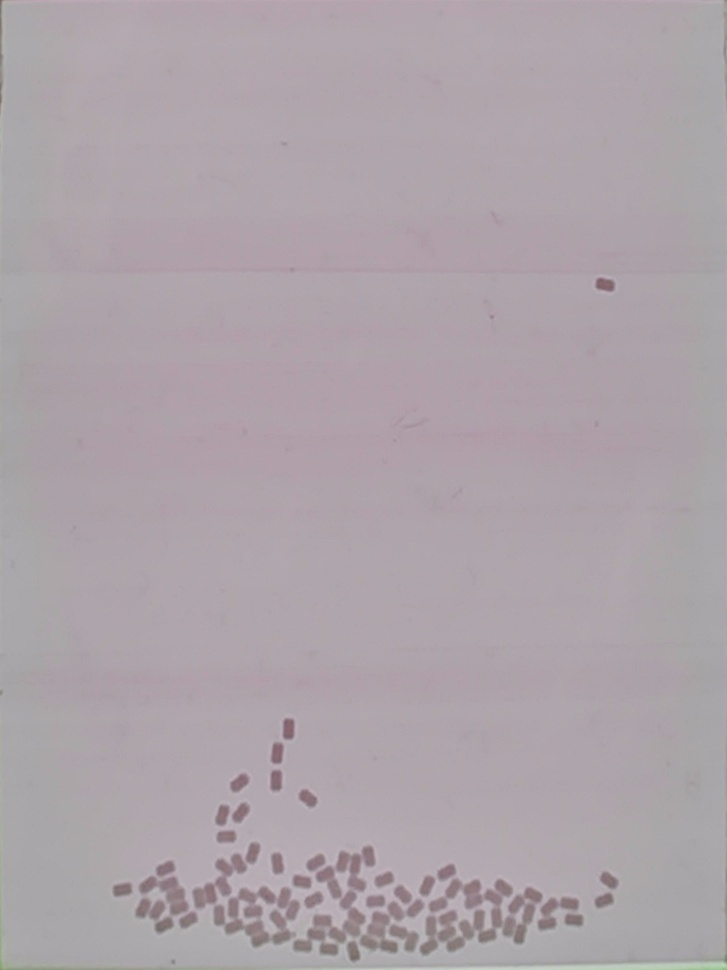
#> input picture 210403_Origin.jpg, 727 x 970 px, shrunk from 900 x 1200 before the run, found by its file name
$ python 'Watershed Segmentation_230824.py'
#> lines starting #> are read from the running program, lines starting #| are printed output that depends on the picture; after the words box and inside, x2 and y2 are one past the last pixel; in counts of white or black regions, pixels touching at a corner belong together; long printed decimals are rounded
import cv2
import copy
import numpy as np
from matplotlib import pyplot as plt
from scipy.stats import norm
from collections import Counter


# Image loading
img_o = cv2.imread("./210403_Origin.jpg")
#> img_o is the input picture: shape (970, 727, 3); mean B, G, R 169.5, 163.3, 172.9
height, width = img_o.shape[:2]

img_o = img_o[int(height*0.01):int(height*0.99):,int(width*0.01):int(width*0.99)]
#> img_o: shape (951, 712, 3)

# 밝기 조절할 값 설정 (음수 값은 어둡게, 양수 값은 밝게 조절)
brightness_factor = -30
alp = 1.0
# Noise removal
kernel = cv2.getStructuringElement(cv2.MORPH_RECT, (3, 3))
img_c = copy.deepcopy(img_o)

# 이미지 밝기 조절
adjusted_image = np.int16(img_c) + brightness_factor
adjusted_image = np.clip((1+alp) * adjusted_image - 128 * alp, 0, 255).astype(np.uint8)
adjusted_image = cv2.dilate(adjusted_image, kernel, iterations=1)
cv2.imshow('d',adjusted_image)
# 픽셀 값 0 미만인 경우 0으로 클리핑
img_c = np.clip(adjusted_image, 0, 255).astype(np.uint8)

binary_img = copy.deepcopy(img_c)
# Apply condition to modify pixel values
condition = binary_img [:, :, 1] <= 70  # channel values less than or equal
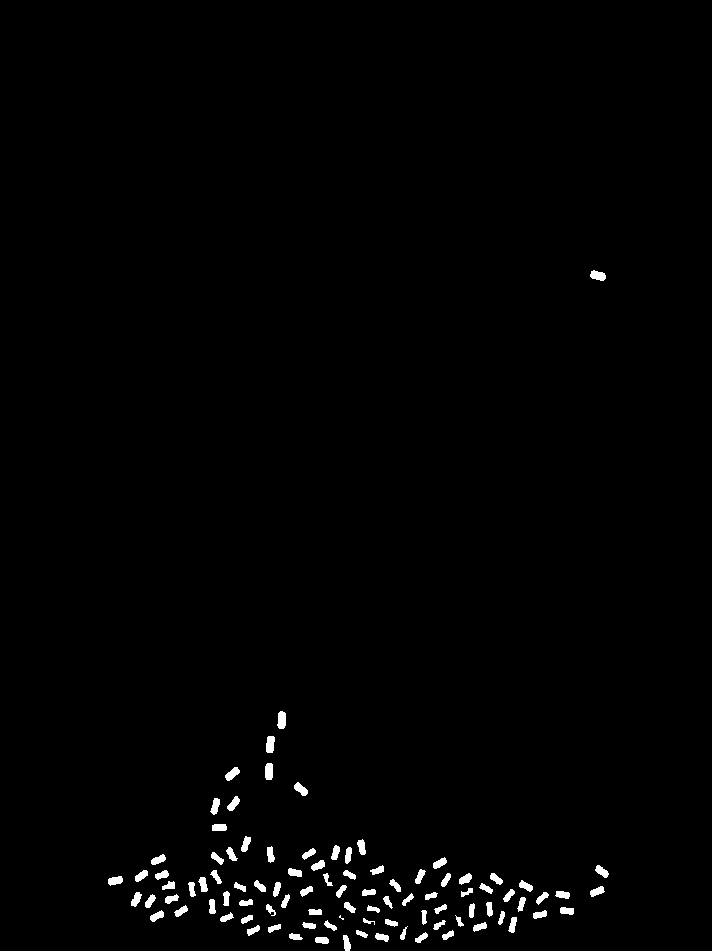
#> condition: shape (951, 712) bool; 1.2% white; 95 white regions (1 under 20 px), largest, box (x1, y1, x2, y2) and area: (277, 711, 286, 729) 134, (266, 736, 275, 753) 130, (265, 763, 273, 780) 127
binary_img [~condition] = [255, 255, 255]
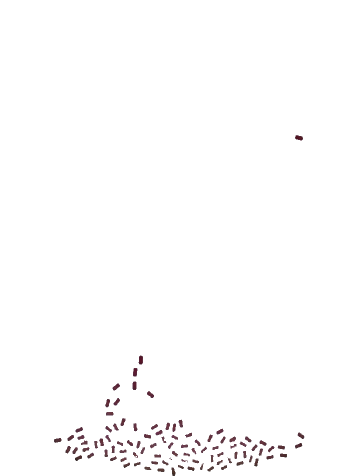
#> binary_img: shape (951, 712, 3) (shown at 1/2 size); mean B, G, R 252.8, 252.7, 253.2

binary_gray = copy.deepcopy(binary_img)

# 색상 반전 수행
binary_gray = cv2.bitwise_not(binary_gray)

# 이진화 수행
threshold_value = 110  # 이진화 임계값 설정
min_contour_area = 50  # 일정 면적 이하는 제외할 윤곽선

_, binary_gray = cv2.threshold(binary_gray, threshold_value, 255, cv2.THRESH_BINARY)
gray_image = cv2.cvtColor(binary_gray, cv2.COLOR_BGR2GRAY)
#> gray_image: shape (951, 712); 1.2% white; 95 white regions (1 under 20 px)
# 윤곽선 찾기
contours, _ = cv2.findContours(gray_image, cv2.RETR_EXTERNAL, cv2.CHAIN_APPROX_SIMPLE)
#> contours = 95 contours, 2 with area under 20; largest, box (x1, y1, x2, y2) and area: (277, 711, 286, 729) 112, (266, 736, 275, 753) 108, (265, 763, 273, 780) 106, (590, 270, 606, 281) 104, (225, 767, 240, 781) 99

# 면적 기준으로 작은 윤곽선 제거
filtered_contours = [contour for contour in contours if min_contour_area < cv2.contourArea(contour)]
#> filtered_contours = 77 contours; largest, box (x1, y1, x2, y2) and area: (277, 711, 286, 729) 112, (266, 736, 275, 753) 108, (265, 763, 273, 780) 106, (590, 270, 606, 281) 104, (225, 767, 240, 781) 99

contour_areas = []
for contour in filtered_contours:
    contour_area = cv2.contourArea(contour)
    contour_areas.append(contour_area)
#> this loop made 77 passes
#> contour_area on passes 1 to 8: 68, 73.5, 66.5, 53.5, 58, 52.5, 61, 53
#> after the loop, contour_areas = 77 values, max 112.5 at index 75, min 50.5 at index 10, mean 70.63

# 50의 배수에 따라 그룹으로 나눔
grouped_data = {}
for value in contour_areas:
    group = int(value // 50) * 50
    if group in grouped_data:
        grouped_data[group].append(value)
    else:
        grouped_data[group] = [value]
#> this loop made 77 passes
#> (value, group) on passes 1 to 8: (68, 50), (73.5, 50), (66.5, 50), (53.5, 50), (58, 50), (52.5, 50), (61, 50), (53, 50)
#> after the loop, grouped_data = 2 items

# 각 그룹의 빈도수 계산
group_frequencies = Counter(grouped_data.keys())
#> group_frequencies = {50: 1, 100: 1}

# 빈도수가 가장 높은 두 그룹 선택
top_groups = group_frequencies.most_common(2)
#> top_groups = [(50, 1), (100, 1)]

# 선택된 그룹들의 평균 계산
averages = []
for group, _ in top_groups:
    values_in_group = grouped_data[group]
    group_average = np.mean(values_in_group)
    averages.append(group_average)
#> this loop made 2 passes
#> (group, group_average) on pass 1: (50, 68.61)
#> after the loop, averages = [68.61, 107.5]

# 그룹의 데이터를 평탄하게 추출
all_group_values = [value for values in grouped_data.values() for value in values]
#> all_group_values has the same summary as contour_areas

# 데이터를 정렬한 후 상위 10%와 하위 10%에 해당하는 값을 제외한 나머지 값들을 선택
sorted_values = sorted(all_group_values)
#> sorted_values = 77 values from 50.5 to 112.5
total_values = len(sorted_values)
#> total_values = 77
top_10_percent = int(total_values * 0.1)
#> top_10_percent = 7
bottom_10_percent = int(total_values * 0.1)
#> bottom_10_percent = 7
middle_values = sorted_values[top_10_percent:total_values - bottom_10_percent]
#> middle_values = 63 values from 55 to 87.5

# 상위 10%와 하위 10%를 제외한 값들의 평균 계산
filtered_average = np.mean(middle_values)
#> filtered_average = 69.17

# 결과 출력
print("Top 2 group averages:", averages)
#| Top 2 group averages: [68.610, 107.5]
print("Filtered average:", filtered_average)
#| Filtered average: 69.175

# Count the occurrences of each contour area
contour_area_counts = np.bincount(np.array(contour_areas, dtype=int))
#> contour_area_counts = 113 values, max 6 at index 80, min 0 at index 0, mean 0.681

# 검출된 윤곽선 그리기
contour_image = copy.deepcopy(img_o)

# 윤곽선 색칠
for contour, contour_area in zip(filtered_contours, contour_areas):
    if contour_area > filtered_average * 1.34:
        color = (255, 0, 0)  # 파란색
    else:
        color = (0, 255, 0)  # 초록색
    cv2.drawContours(contour_image, [contour], -1, color, -1)
#> this loop made 77 passes
#> (contour_area, color) on passes 1 to 8: (68, (0, 255, 0)), (73.5, (0, 255, 0)), (66.5, (0, 255, 0)), (53.5, (0, 255, 0)), (58, (0, 255, 0)), (52.5, (0, 255, 0)), (61, (0, 255, 0)), (53, (0, 255, 0))
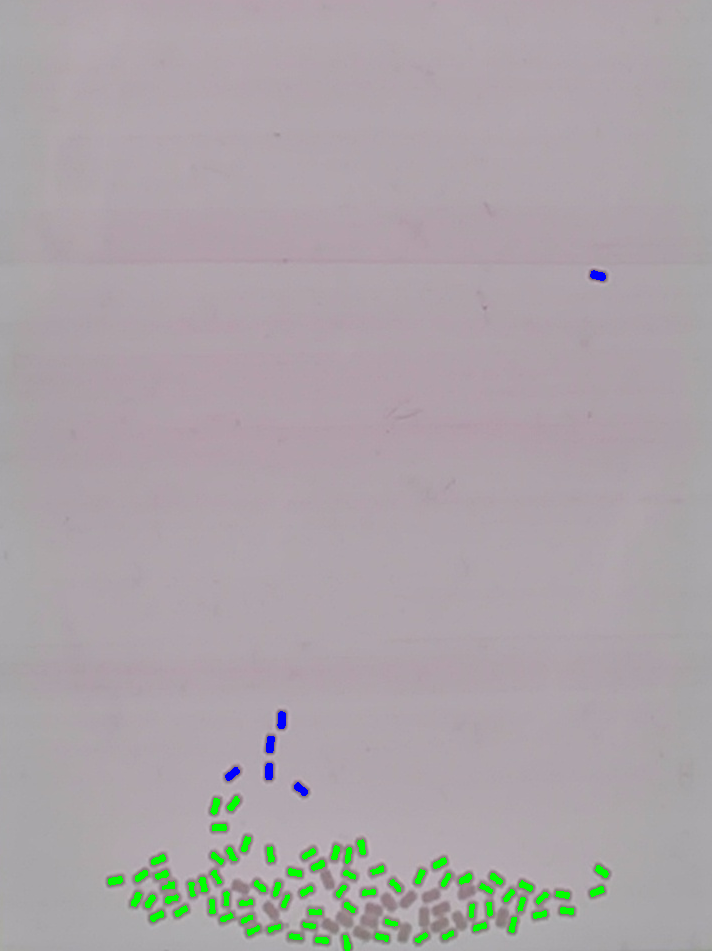
#> contour_image: shape (951, 712, 3); mean B, G, R 168.6, 164.2, 171.7

green_contours = 0  # 초록색으로 칠해진 윤곽선 개수 초기화
red_areas = []
red_dict = {}

def num(x):
    return (4/3)*x - 1.3


for contour, contour_area in zip(filtered_contours, contour_areas):
    if contour_area > filtered_average * 1.34:
        if contour_area < filtered_average*num(3):
            red_dict[contour_area] = 2
        else:
            for i in range(3,10):
                if filtered_average*num(i) <= contour_area < filtered_average*num(i+1):
                    red_dict[contour_area] = i
#> after the loop, red_dict = {93.5: 2, 99: 2, 105.5: 2, 108: 2, 112.5: 2, 104: 2}
print(red_dict)
#| {93.5: 2, 99.0: 2, 105.5: 2, 108.0: 2, 112.5: 2, 104.0: 2}

# [21 lines of commented-out code are left out]


print("초록색으로 칠해진 윤곽선 개수:", green_contours)

# Create subplots using GridSpec
fig = plt.figure(figsize=(12, 6))
grid = plt.GridSpec(2, 2, wspace=0.1, hspace=0.1)

# RGB 채널 데이터 추출
r_channel_data = img_c[:, :, 0]
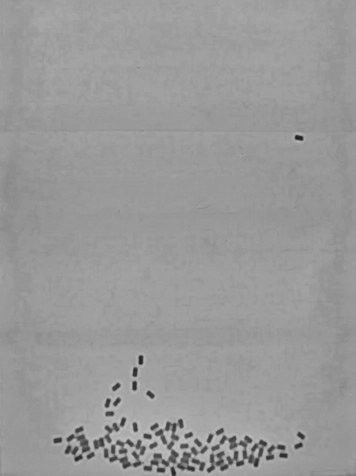
#> r_channel_data: shape (951, 712) (shown at 1/2 size); min 26, max 196, mean 153.6
g_channel_data = img_c[:, :, 1]
b_channel_data = img_c[:, :, 2]


ax4 = plt.subplot(grid[:, :])
ax4.imshow(contour_image)
ax4.set_title("contour Image")
ax4.axis('off')

fig = plt.figure(figsize=(8, 4))
grid = plt.GridSpec(1, 1, wspace=0.1, hspace=0.1)
# Plot normal distribution graph
ax5 = plt.subplot(grid[0, 0])
# Plot RGB channel histograms together
ax5.hist(r_channel_data.flatten(), bins=100, range=(1, 96), color='r', alpha=0.5, label='R Channel')
ax5.hist(g_channel_data.flatten(), bins=100, range=(1, 71), color='g', alpha=0.7, label='G Channel')
ax5.hist(b_channel_data.flatten(), bins=100, range=(1, 96), color='b', alpha=0.5, label='B Channel')
ax5.set_title("R and B Channel Distribution")
ax5.set_xlabel("Pixel Value")
ax5.set_ylabel("Frequency")
ax5.set_xticks(np.arange(1, 96, 5))  # x 축 눈금을 5 단위로 설정
ax5.legend()

# Fit normal distribution parameters
mu, std = norm.fit(contour_areas)
#> mu = 70.63; std = 13.57
# Create subplots using GridSpec
fig = plt.figure(figsize=(8, 4))
grid = plt.GridSpec(1, 1, wspace=0.1, hspace=0.1)
# Plot normal distribution graph
ax6 = plt.subplot(grid[0, 0])
# Create a range of x values for the curve
x_range = np.linspace(min(contour_areas), max(contour_areas), 100)
# Plot histogram of contour areas
hist, bins, _ = ax6.hist(contour_areas, bins=20, density=False, alpha=0.6, color='c', label='Histogram')
#> hist = 20 values, max 11 at index 3, min 0 at index 14, mean 3.85; bins = 21 values from 50.5 to 112.5

# Find the two most frequent bins (groups)
most_frequent_bins = np.argsort(hist)[-2:]
#> most_frequent_bins = [9, 3]

# Plot normal distribution curve scaled by the total number of contours
norm_curve = norm.pdf(x_range, mu, std) * len(contour_areas) * np.diff(bins)[0]
#> norm_curve = 100 values, max 7.02 at index 32, min 0.0599 at index 99, mean 3.56
ax6.plot(x_range, norm_curve, 'r', label='Normal Distribution')
# Add counts on top of the bars
for count, x in zip(hist, bins[:-1]):
    ax6.text(x + np.diff(bins)[0] / 2, count, str(int(count)), ha='center', va='bottom')
#> this loop made 20 passes
#> (count, x) on passes 1 to 8: (6, 50.5), (3, 53.6), (7, 56.7), (11, 59.8), (5, 62.9), (8, 66), (7, 69.1), (5, 72.2)
ax6.set_title("Contour Area Distribution (Normal Distribution)")
ax6.set_xlabel("Contour Area")
ax6.set_ylabel("Number of Contours")
ax6.legend()


plt.tight_layout()
plt.show()
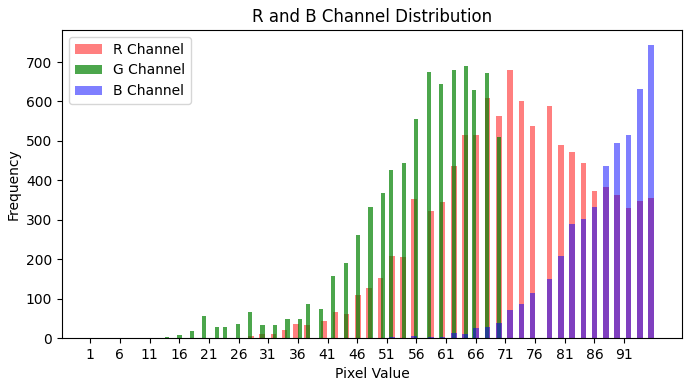
#> figure drawn by matplotlib, 1 panel; tallest bar 679 high, from x = 71.3 to 72.25; tallest bar 690 high, from x = 64 to 64.7; tallest bar 744 high, from x = 95.05 to 96
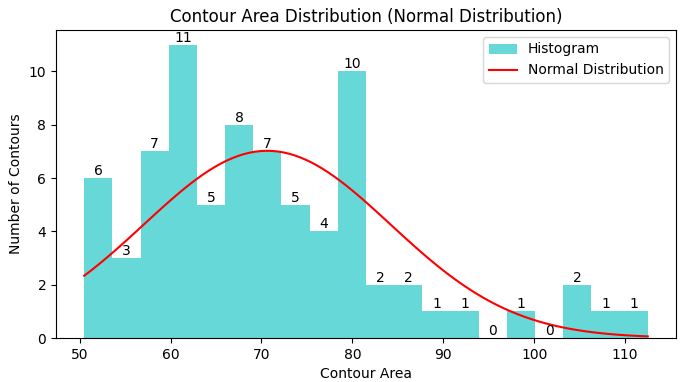
#> figure drawn by matplotlib, 1 panel; tallest bar 11 high, from x = 59.8 to 62.9; curve peaks at x = 70.54, y = 7.02

$ run again, with 162205.jpg copied over 210403_Origin.jpg
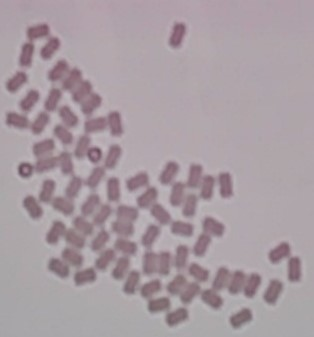
#> input picture 162205.jpg, 314 x 337 px, found by its file name
#> img_o is the input picture: shape (337, 314, 3); mean B, G, R 162, 155.6, 168.2
#> img_o: shape (330, 307, 3)
#> condition: shape (330, 307) bool; 11.5% white; 63 white regions, largest, box (x1, y1, x2, y2) and area: (47, 59, 97, 111) 823, (226, 269, 257, 293) 408, (16, 151, 68, 173) 394
#> gray_image: shape (330, 307); 11.5% white; 63 white regions
#> contours = 63 contours; largest, box (x1, y1, x2, y2) and area: (47, 59, 97, 111) 816, (226, 269, 257, 293) 365, (16, 151, 68, 173) 348, (18, 22, 45, 62) 329, (83, 110, 118, 131) 306
#> filtered_contours has the same summary as contours
#> the loop `for contour in filtered_contours:` made 63 passes
#> contour_area on passes 1 to 8: 144, 141.5, 136.5, 128.5, 162.5, 124, 111.5, 118.5
#> after the loop `for contour in filtered_contours:`: contour_areas = 63 values, max 815.5 at index 59, min 84.5 at index 30, mean 159.9
#> the loop `for value in contour_areas:` made 63 passes
#> (value, group) on passes 1 to 8: (144, 100), (141.5, 100), (136.5, 100), (128.5, 100), (162.5, 150), (124, 100), (111.5, 100), (118.5, 100)
#> after the loop `for value in contour_areas:`: grouped_data = 8 items
#> group_frequencies = {100: 1, 150: 1, 350: 1, 250: 1, 50: 1, 300: 1, 200: 1, 800: 1}
#> top_groups = [(100, 1), (150, 1)]
#> the loop `for group, _ in top_groups:` made 2 passes
#> (group, group_average) on pass 1: (100, 124.6)
#> after the loop `for group, _ in top_groups:`: averages = [124.6, 155.6]
#> all_group_values = 63 values, max 815.5 at index 62, min 84.5 at index 54, mean 159.9
#> sorted_values = 63 values from 84.5 to 815.5
#> total_values = 63
#> top_10_percent = 6
#> middle_values = 51 values from 101.5 to 286
#> filtered_average = 138.3
#| Top 2 group averages: [124.590, 155.611]
#| Filtered average: 138.255
#> contour_area_counts = 816 values, max 3 at index 118, min 0 at index 0, mean 0.0772
#> the loop `for contour, contour_area in zip(filtered_contours, contour_areas):` made 63 passes
#> (contour_area, color) on passes 1 to 8: (144, (0, 255, 0)), (141.5, (0, 255, 0)), (136.5, (0, 255, 0)), (128.5, (0, 255, 0)), (162.5, (0, 255, 0)), (124, (0, 255, 0)), (111.5, (0, 255, 0)), (118.5, (0, 255, 0))
#> after the loop `for contour, contour_area in zip(filtered_contours, contour_areas):`:
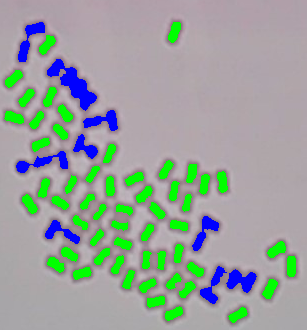
#> contour_image: shape (330, 307, 3); mean B, G, R 156.8, 162.5, 152.1
#> the loop `for contour, contour_area in zip(filtered_contours, contour_areas):` made 63 passes
#> after the loop `for contour, contour_area in zip(filtered_contours, contour_areas):`: red_dict = 9 items
#| {365.0: 2, 286.0: 2, 272.5: 2, 292.0: 2, 348.0: 2, 233.0: 2, 306.0: 2, 815.5: 5, 329.0: 2}
#> mu = 159.9; std = 104.6
#> hist = 20 values, max 31 at index 1, min 0 at index 3, mean 3.15; bins = 21 values from 84.5 to 815.5
#> most_frequent_bins = [0, 1]
#> norm_curve = 100 values, max 8.78 at index 10, min 2.55e-08 at index 99, mean 2.42
#> the loop `for count, x in zip(hist, bins[:-1]):` made 20 passes
#> (count, x) on passes 1 to 8: (20, 84.5), (31, 121), (3, 157.6), (0, 194.1), (1, 230.7), (3, 267.2), (2, 303.8), (2, 340.3)
#> `plt.show()`:
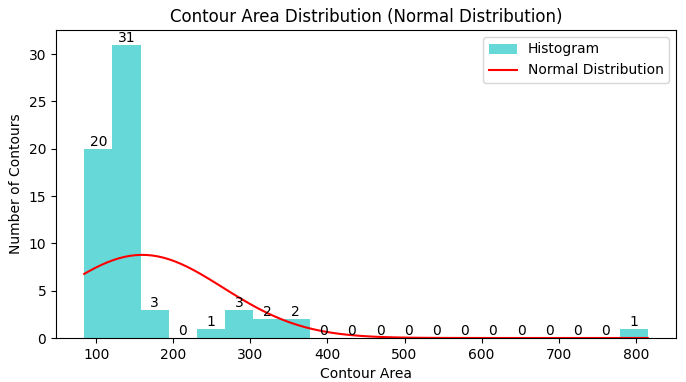
#> figure drawn by matplotlib, 1 panel; tallest bar 31 high, from x = 121 to 157.6; curve peaks at x = 158.3, y = 8.78
